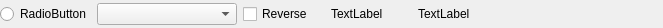
<?xml version="1.0" encoding="UTF-8"?>
<ui version="4.0">
 <class>SingleIOWidget</class>
 <widget class="QWidget" name="SingleIOWidget">
  <property name="geometry">
   <rect>
    <x>0</x>
    <y>0</y>
    <width>663</width>
    <height>28</height>
   </rect>
  </property>
  <property name="windowTitle">
   <string>Form</string>
  </property>
  <layout class="QHBoxLayout" name="horizontalLayout" stretch="1,1,1,1,3">
   <property name="leftMargin">
    <number>0</number>
   </property>
   <property name="topMargin">
    <number>0</number>
   </property>
   <property name="rightMargin">
    <number>0</number>
   </property>
   <property name="bottomMargin">
    <number>0</number>
   </property>
   <item>
    <widget class="QRadioButton" name="btn_status">
     <property name="text">
      <string>RadioButton</string>
     </property>
    </widget>
   </item>
   <item>
    <widget class="MaskWheelComboBox" name="comboBox_funcList">
     <property name="minimumSize">
      <size>
       <width>140</width>
       <height>0</height>
      </size>
     </property>
    </widget>
   </item>
   <item>
    <widget class="QCheckBox" name="checkBox_reverse">
     <property name="text">
      <string>Reverse</string>
     </property>
    </widget>
   </item>
   <item>
    <widget class="QLabel" name="label_pin">
     <property name="text">
      <string>TextLabel</string>
     </property>
    </widget>
   </item>
   <item>
    <widget class="QLabel" name="label_note">
     <property name="text">
      <string>TextLabel</string>
     </property>
    </widget>
   </item>
  </layout>
 </widget>
 <customwidgets>
  <customwidget>
   <class>MaskWheelComboBox</class>
   <extends>QComboBox</extends>
   <header>maskwheelcombobox.h</header>
  </customwidget>
 </customwidgets>
 <resources/>
 <connections/>
</ui>
